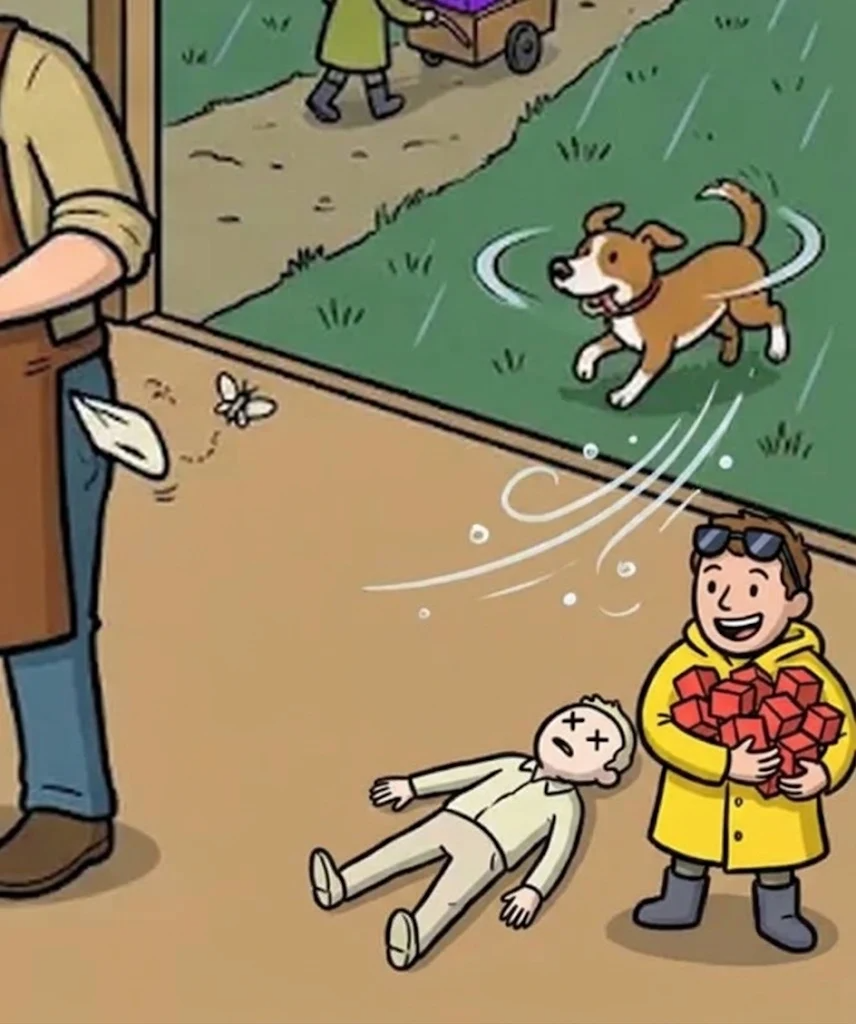
#> input picture tools/prompts/A10_src/F1.webp, 856 x 1024 px
$ python zdiff.py ../prompts/A10_src/F1.webp ../prompts/A10_src/L31a_base_1116.webp 1.0
#> lines starting #> are read from the running program, lines starting #| are printed output that depends on the picture; after the words box and inside, x2 and y2 are one past the last pixel; in counts of white or black regions, pixels touching at a corner belong together
"""zdiff.py crop.png out.png [thr] — Gemini 결과와 조각의 차이 덩어리(조각 2배 좌표 · 1배 전역 좌표)를 찍는다"""
import sys, json, numpy as np
from PIL import Image
from scipy import ndimage
c=Image.open(sys.argv[1]).convert('RGB'); z=Image.open(sys.argv[2]).convert('RGB').resize(c.size,Image.LANCZOS)
#> further down, c is the input picture: PIL image 856x1024 RGB; mean R, G, B 145.8, 134.2, 99.9
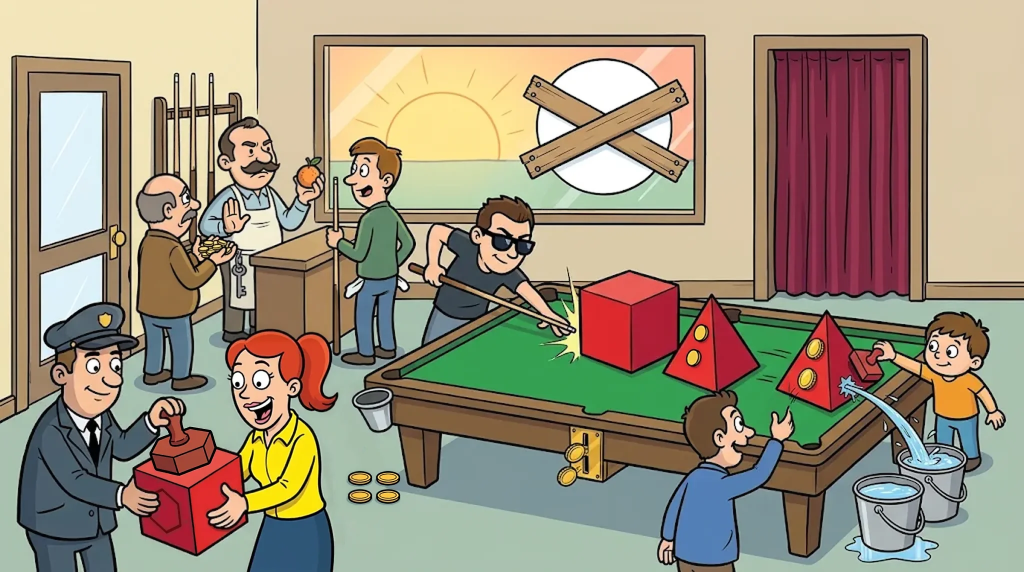
#> input picture tools/prompts/A10_src/L31a_base_1116.webp, 2048 x 1144 px (shown at 1/2 size)
#> after `z = Image.open(sys.argv[2]).convert('RGB').resize(c.size, Image.LANCZO`:
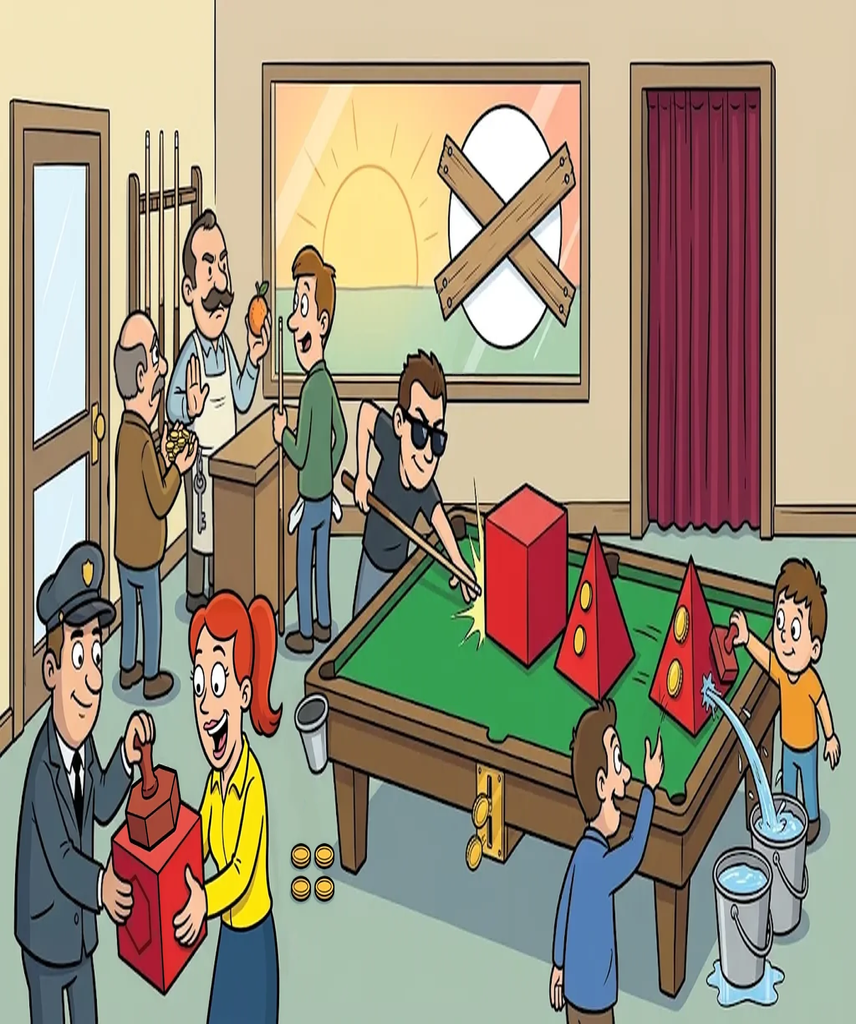
#> z: PIL image 856x1024 RGB; mean R, G, B 157.5, 145.5, 124.4
thr=float(sys.argv[3]) if len(sys.argv)>3 else 40
cj=json.load(open(sys.argv[1].replace('.png','.json'))) if sys.argv[1].endswith('.png') else None
C=np.asarray(c).astype(float); Z=np.asarray(z).astype(float)
d=np.sqrt(((ndimage.gaussian_filter(C,(3,3,0))-ndimage.gaussian_filter(Z,(3,3,0)))**2).sum(2)); m=d>thr
#> after `d = np.sqrt(((ndimage.gaussian_filter(C, (3, 3, 0)) - ndimage.gaussian`:
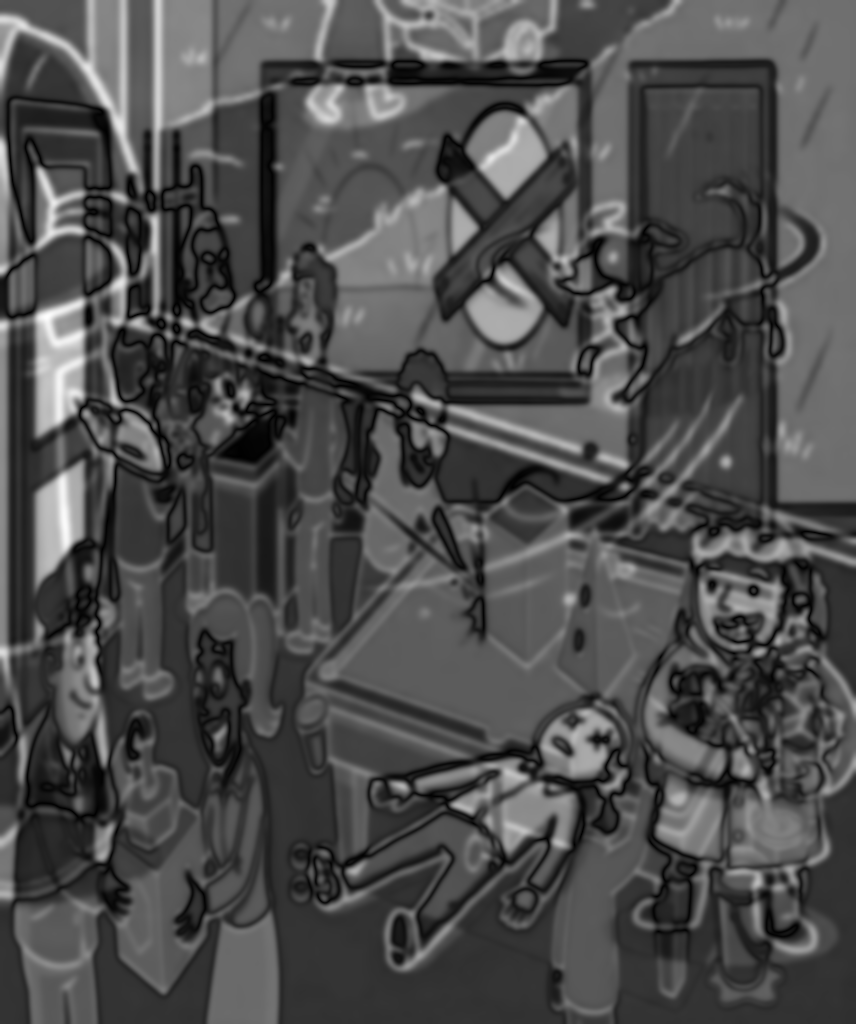
#> d: shape (1024, 856) float64; min 0.245, max 391.1, mean 119.1; drawn with min black and max white
#> after `m = d > thr`:
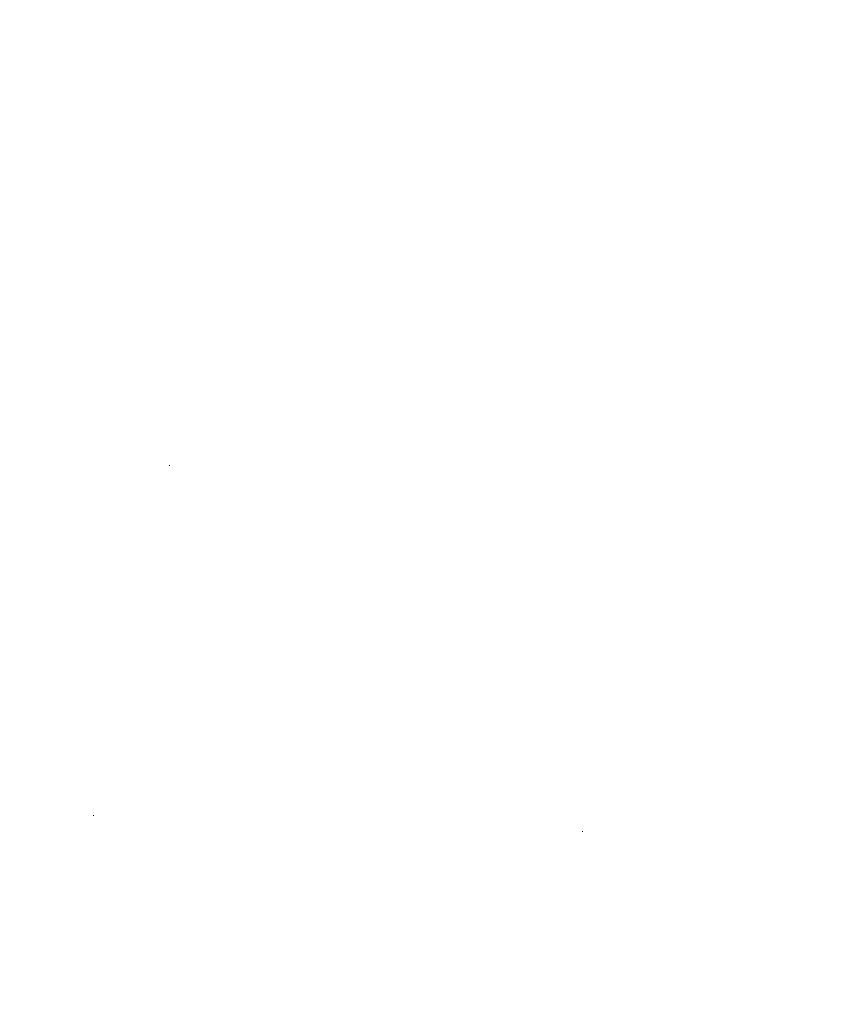
#> m: shape (1024, 856) bool; 100% white; black in thin lines or dots, all inside (x1, y1, x2, y2) = (93, 465, 583, 832)
lab,n=ndimage.label(ndimage.binary_dilation(m,iterations=4))
#> lab: shape (1024, 856) int32; every value is 1
#> n = 1
big=sorted([(o[1].start,o[0].start,o[1].stop,o[0].stop,int(m[o].sum())) for o in ndimage.find_objects(lab) if m[o].sum()>60],key=lambda t:-t[4])
#> big = [(0, 0, 856, 1024, 876541)]
print('diff mean %.1f'%d.mean())
#| diff mean 119.1
bx=cj['box'][0] if cj else 0; by=cj['box'][1] if cj else 0
for b in big[:12]:
    x0,y0,x1,y1,n=b
    print(f'조각2x ({x0},{y0})-({x1},{y1}) n={n}  → 1배 전역 own {bx+x0//2},{by+y0//2},{bx+(x1+1)//2},{by+(y1+1)//2}')
#> this loop made 1 pass
#| 조각2x (0,0)-(856,1024) n=876541  → 1배 전역 own 0,0,428,512
